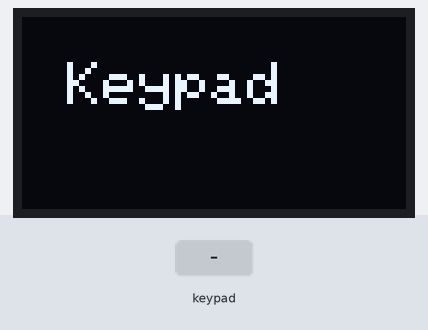
The sketch below on a simulated ESP32. On the bench: 128×64 one-colour display. Wiring (inferred from the names in the program): 4×4 keypad with keys 1 2 3 A 4 5 6 B 7 8 9 C * 0 # D: rows GPIO 4, GPIO 15, GPIO 18, GPIO 5; columns GPIO 33, GPIO 32, GPIO 25, GPIO 17. The inputs (shaded band) are chosen by the test bench. The display library's start-up logo is not drawn.

Above: at 1.2 s.
1.3 s: keypad keys 3 3 3 2 2 5 1 7 # pressed 0.4 s apart
At 5.9 s:
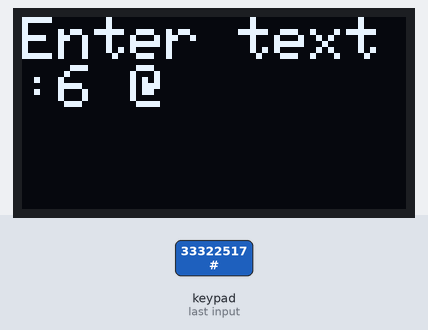
6.4 s: key '1' pressed
At 7.4 s:
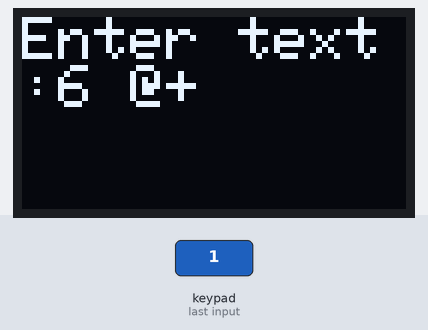
8.0 s: keypad keys 3 3 3 2 2 5 1 7 * pressed 0.4 s apart
At 12.2 s:
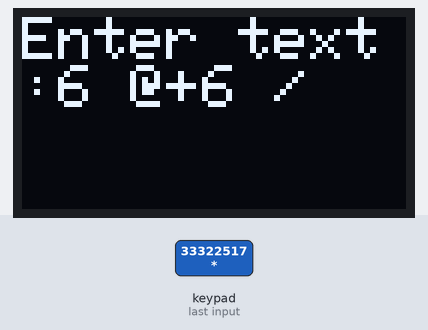
13.1 s: keypad keys 1 3 9 7 2 2 2 2 pressed 0.4 s apart
At 17.0 s:
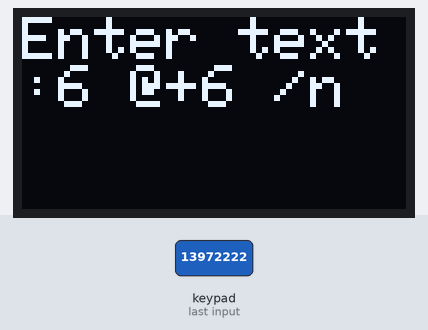
17.8 s: keypad keys 3 3 3 2 2 5 1 7 D pressed 0.4 s apart
At 22.1 s:
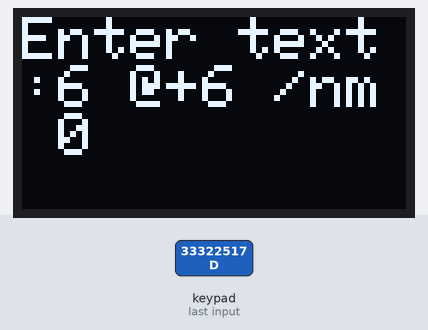
22.9 s: key '2' pressed
At 23.5 s:
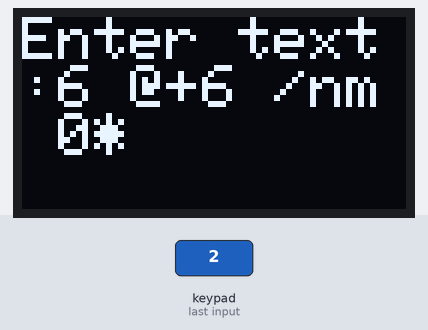
Timing chart, 0 to 25.5 s (numbered marks = the images above; inputs shaded):
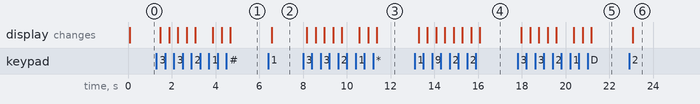

The sketch:

473354_KhairunNisaZuqri_Tugas2_SBM_Code.ino
```cpp
#include <Wire.h>
#include <Adafruit_GFX.h>
#include <Adafruit_SSD1306.h>

#define SCREEN_WIDTH 128
#define SCREEN_HEIGHT 64

const int OLED_RESET = -1;
Adafruit_SSD1306 display(SCREEN_WIDTH, SCREEN_HEIGHT, &Wire, OLED_RESET);

#define ROWS 4
#define COLS 4

char rowPins[ROWS] = {33, 32, 25, 17};
char colPins[COLS] = {18, 5, 4, 15};

char alphaChars[10][7] = {
  {'0', '0', '0', '0', '0', '0', '\0'},
  {'.', ',', '?', '!', '&', '1', '\0'},
  {'/', 'a', 'b', 'c', '2', ' ', '\0'},
  {'+', 'd', 'e', 'f', '3', ' ', '\0'},
  {'-', 'g', 'h', 'i', '4', ' ', '\0'},
  {'=', 'j', 'k', 'l', '5', ' ', '\0'},
  {'*', 'm', 'n', 'o', '6', ' ', '\0'},
  {'%', 'p', 'q', 'r', 's', '7', '\0'},
  {'@', 't', 'u', 'v', '8', ' ', '\0'},
  {'~', 'w', 'x', 'y', 'z', '9', '\0'}
};

char keyMap[ROWS][COLS] = {
  {'1', '2', '3', 'A'},
  {'4', '5', '6', 'B'},
  {'7', '8', '9', 'C'},
  {'*', '0', '#', 'D'}
};

unsigned long lastPressed[ROWS][COLS] = {
  {0, 0, 0, 0},
  {0, 0, 0, 0},
  {0, 0, 0, 0},
  {0, 0, 0, 0}
};

const int MAX_STRING_LENGTH = 20;
char currentString[MAX_STRING_LENGTH];

int len = 0;
int indeks = 0;
bool capslock = false;

unsigned long debounceTime = 100;
unsigned long lastPressTime = 0;

void setup() {
  Serial.begin(9600);
  display.begin(SSD1306_SWITCHCAPVCC, 0x3C);
  display.display();
  display.clearDisplay();
  display.setTextSize(2);
  display.setTextColor(WHITE);
  display.setCursor(15,15);
  display.print("Keypad");
  display.display();

  // Inisialisasi keypad
  for (char i = 0; i < ROWS; i++) {
    pinMode(rowPins[i], INPUT_PULLUP);
  }
  for (char j = 0; j < COLS; j++) {
    pinMode(colPins[j], OUTPUT);
    digitalWrite(colPins[j], HIGH);
  }
}

void loop() {
  char key = readKeypad();
  char i, j;
  char ch;

  for (char i = 0; i < 4; i++) {
    for (char j = 0; j < 4; j++) {
      if (keyMap[i][j] == key) {
      }
    }
  }

  if (key != '\0' && millis() - lastPressTime >= debounceTime) {
    lastPressTime = millis();
    if (key >= '0' && key <= '9') {
      int click = key - '0';
      if (millis() - lastPressed[i][j] < 700) {
        if (indeks == 0){
          indeks++;
          ch = alphaChars[click][indeks];
        } else if (indeks == 1){
          indeks++;
          ch = alphaChars[click][indeks];
        } else if (indeks == 2){
          indeks++;
          ch = alphaChars[click][indeks];
        } else if (indeks == 3){
          indeks++;
          ch = alphaChars[click][indeks];
        } else if (indeks == 4){
          if ((click == 1) || (click == 7) || (click == 9)){
            indeks++;
            ch = alphaChars[click][indeks];
          } else {
            indeks = 0;
            ch = alphaChars[click][indeks];
          }
        } else if (indeks == 5){
          indeks = 0;
          ch = alphaChars[click][indeks];
        }
        if (capslock) {
          ch = toupper(ch);
        }
        currentString[len - 1] = ch;
      } else {
        if (capslock) {
          ch = toupper(ch);
        }
        ch = alphaChars[click][0];
        currentString[len] = ch;
        len++;
      }
      lastPressed[i][j] = millis();
      if (len < MAX_STRING_LENGTH) {
        display.clearDisplay();
        display.setCursor(0, 0);
        display.print("Enter text:");
        display.print(currentString);
        display.display();
      }
      if (capslock) {
        ch = toupper(ch);
      }
    } else if (key == '*') {
      // Reset
      memset(currentString, 0, sizeof(currentString));
      len = 0;
      display.clearDisplay();
      display.setCursor(0, 0);
      display.print("Enter text:");
      display.display();
    }
  }
}

char readKeypad() {
  char currentKey = '\0';
  for (char j = 0; j < COLS; j++) {
    digitalWrite(colPins[j], LOW);
    for (char i = 0; i < ROWS; i++) {
      if (digitalRead(rowPins[i]) == LOW) {
        while (digitalRead(rowPins[i]) == LOW){}
        // CapsLock
        if (keyMap[i][j] == 'A') {
          capslock = !capslock;
        }
        // Space
        else if (keyMap[i][j] == 'B' && len < MAX_STRING_LENGTH) {
          currentString[len] = ' ';
          len++;
          currentString[len] = '\0';
        }
        // Enter
        else if (keyMap[i][j] == 'C') {
          currentString[len] = '\n';
          len++;
          currentString[len] = '\0';
        }
        // Backspace
        else if (keyMap[i][j] == 'D') {
          if (len > 0) {
            len--;
            currentString[len] = '\0';
            display.clearDisplay();
            display.setCursor(0, 0);
            display.print("Enter text:");
            display.print(currentString);
            display.display();
          }
        }
        else {
          currentKey = keyMap[i][j];
          currentKey = capslock ? toupper(keyMap[i][j]) : keyMap[i][j];
        }
      }
    }
    digitalWrite(colPins[j], HIGH);
  }
  return currentKey;
}
```

Measured:
- after the input at 1.3 s, the display: first changes after 0.18 s (image 1 shows a later state)
- after the input at 6.4 s, the display: changes after 0.18 s (image 2)
- after the input at 8.0 s, the display: first changes after 0.18 s (image 3 shows a later state)
- after the input at 13.1 s, the display: first changes after 0.18 s (image 4 shows a later state)
- after the input at 17.8 s, the display: first changes after 0.18 s (image 5 shows a later state)
- after the input at 22.9 s, the display: changes after 0.18 s (image 6)
